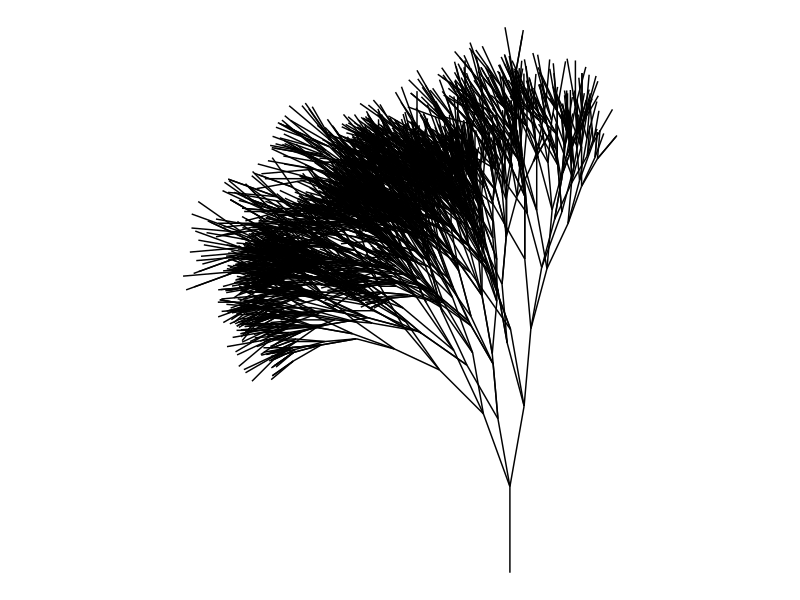

Source code (R):

library(tidyverse)


# helper functions --------------------------------------------------------

radians <- function(degree) {
  2 * pi * degree / 360
}

adjust_scale <- function(s, scales) {
  s * sample(x = scales, size = length(s), replace = TRUE)
}

adjust_angle <- function(a, angles) {
  a + sample(x = angles, size = length(a), replace = TRUE)
}

adjust_x <- function(x, scale, angle) {
  x + scale * cos(radians(angle))
}

adjust_y <- function(y, scale, angle) {
  y + scale * sin(radians(angle))
}




# ashtree functions -------------------------------------------------------

grow_sapling <- function() {
  
  sapling <- tibble(
    old_x = 0,  # sapling grows from the origin
    old_y = 0,  # sapling grows from the origin
    new_x = 0,  # sapling doesn't grow horizontally
    new_y = 1,  # sapling does grow vertically
    angle = 90, # angle from horizontal is 90 degrees
    scale = 1,  # length of the sapling is 1
  )
  return(sapling)
}

grow_from <- function(tips) {
  
  # parameter values
  all_scales <- c(.8, .9, .95)
  all_angles <- c(-10, -5, 5, 10, 20, 25)
  
  # mutate the tips tibble
  new_growth <- tips %>%
    mutate(
      scale = adjust_scale(scale, all_scales),      # change segment length
      angle = adjust_angle(angle, all_angles),      # change segment angle
      old_x = new_x,                                # begin where last seg ended
      old_y = new_y,                                # begin where last seg ended
      new_x = adjust_x(old_x, scale, angle),        # end where this seg ends!
      new_y = adjust_y(old_y, scale, angle)         # end where this seg ends!
    )
  return(new_growth)
}


grow_many <- function(tips) {
  
  # parameter values
  splits <- 3

  new_tips <- map_dfr(1:splits, ~grow_from(tips))
  return(new_tips)
}


grow_tree <- function() {
  
  # STAGE 13: let's reward ourselves by upping the number of 
  # cycles and seeing something pretty!
  
  # parameter values
  cycles <- 8
  
  # initialise
  tips <- grow_sapling()
  
  # grow tree in a loop
  tree <- accumulate(2:cycles, ~grow_many(.x), .init = tips)
  
  # STAGE 12... accumulate() is like map() and always returns a list, 
  # so we'll need to bind together...
  
  tree <- bind_rows(tree)
  
  return(tree)
}


draw_tree <- function(tree) {
  
  pic <- ggplot(
    data = tree,
    mapping = aes(
      x = old_x, 
      y = old_y, 
      xend = new_x, 
      yend = new_y
    )
  ) + 
    geom_segment(show.legend = FALSE) + 
    theme_void() + 
    coord_equal()
  
  return(pic)
}

# do stuff ----------------------------------------------------------------

set.seed(1)

tree <- grow_tree()
pic <- draw_tree(tree)

plot(pic)
